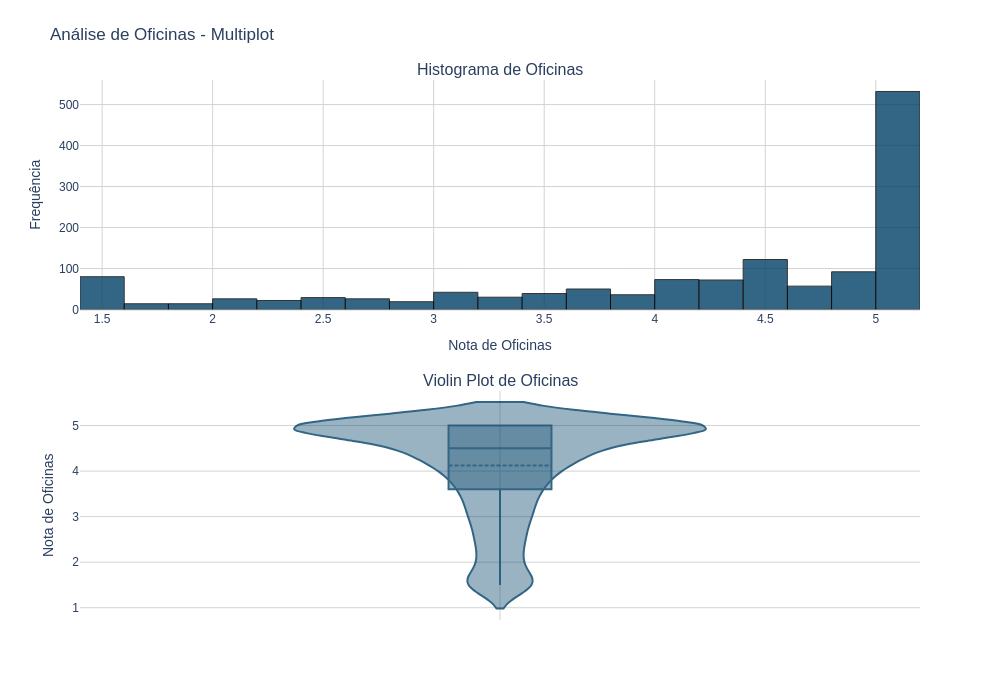

The notebook cell this image was saved under:
### Markdown cell above
#### 3.12 Análise visual das oficinas
O intuito dessa célula é criar um gráfico múltiplo com histograma e violin plot da variável Oficinas, permitindo analisar a distribuição, a densidade, a presença de outliers e a média das notas de forma visual e detalhada.

### Code cell
# Criar subplots com 2 linhas e 1 coluna para acomodar o histograma e o violin plot
fig = make_subplots(
    rows=2,
    cols=1,
    subplot_titles=('Histograma de Oficinas', 'Violin Plot de Oficinas'), # Títulos para cada subplot
    vertical_spacing=0.15  # Aumentar o espaço vertical entre os subplots para evitar sobreposição de títulos/rótulos
)

# Adicionar o histograma para a coluna 'Oficinas'
fig.add_trace(
    go.Histogram(
        x=df_consolidado['Oficinas'], # Dados para o histograma
        nbinsx=30, # Número de bins no histograma
        name='', # Nome da trace (não exibido com showlegend=False)
        marker=dict(
            color='#004066', # Cor das barras do histograma
            opacity=0.8, # Opacidade das barras
            line=dict(color='black', width=1) # Adiciona borda preta às barras
        )
    ),
    row=1, col=1 # Posicionar no primeiro subplot (primeira linha, primeira coluna)
)

# Adicionar o violin plot para a coluna 'Oficinas'
fig.add_trace(
    go.Violin(
        y=df_consolidado['Oficinas'], # Dados para o violin plot
        name='', # Nome da trace
        marker_color='#004066', # Cor do violin plot
        opacity=0.8, # Opacidade
        box_visible=True, # Mostrar box plot dentro do violin plot
        meanline_visible=True # Mostrar linha da média
    ),
    row=2, col=1 # Posicionar no segundo subplot (segunda linha, primeira coluna)
)


# Atualizar configurações gerais de layout do gráfico
fig.update_layout(
    title_text="Análise de Oficinas - Multiplot", # Título principal do gráfico
    height=900, # Altura do gráfico em pixels
    showlegend=False, # Não mostrar a legenda
    plot_bgcolor='white', # Cor de fundo da área de plotagem
    paper_bgcolor='white', # Cor de fundo do papel (área fora da plotagem)
    font=dict(family="Arial"), # Fonte do texto do gráfico
    margin=dict(t=80) # Aumentar margem superior para o título principal não ficar muito próximo do topo
)

# Atualizar layout dos eixos do histograma
fig.update_xaxes(title_text="Nota de Oficinas", row=1, col=1, gridcolor='lightgray', zerolinecolor='lightgray') # Rótulo do eixo X
fig.update_yaxes(title_text="Frequência", row=1, col=1, gridcolor='lightgray', zerolinecolor='lightgray') # Rótulo do eixo Y

# Atualizar layout dos eixos do violin plot
fig.update_xaxes(title_text="", row=2, col=1, gridcolor='lightgray', zerolinecolor='lightgray') # Remover rótulo do eixo X para evitar redundância
fig.update_yaxes(title_text="Nota de Oficinas", row=2, col=1, gridcolor='lightgray', zerolinecolor='lightgray') # Rótulo do eixo Y


fig.update_layout(height=700, width=1000) # Ajustar altura e largura finais do gráfico
# Mostrar o gráfico
fig.show(renderer="browser")

### Figure 1 — Plotly figure (JSON) as saved in the notebook; plotly's stock layout.template omitted (floating-point values rounded to 4 significant figures; data arrays with more than 128 entries replaced by an {"elided": "..."} marker saying what was removed)
{"data": [{"marker": {"color": "#004066", "line": {"color": "black", "width": 1}, "opacity": 0.8}, "name": "", "nbinsx": 30, "type": "histogram", "x": {"elided": "1375 float values"}, "xaxis": "x", "yaxis": "y"}, {"box": {"visible": true}, "marker": {"color": "#004066"}, "meanline": {"visible": true}, "name": "", "opacity": 0.8, "type": "violin", "xaxis": "x2", "y": {"elided": "1375 float values"}, "yaxis": "y2"}], "layout": {"annotations": [{"font": {"size": 16}, "showarrow": false, "text": "Histograma de Oficinas", "x": 0.5, "xanchor": "center", "xref": "paper", "y": 1, "yanchor": "bottom", "yref": "paper"}, {"font": {"size": 16}, "showarrow": false, "text": "Violin Plot de Oficinas", "x": 0.5, "xanchor": "center", "xref": "paper", "y": 0.425, "yanchor": "bottom", "yref": "paper"}], "font": {"family": "Arial"}, "height": 700, "margin": {"t": 80}, "paper_bgcolor": "white", "plot_bgcolor": "white", "showlegend": false, "title": {"text": "Análise de Oficinas - Multiplot"}, "width": 1000, "xaxis": {"anchor": "y", "domain": [0, 1], "gridcolor": "lightgray", "title": {"text": "Nota de Oficinas"}, "zerolinecolor": "lightgray"}, "xaxis2": {"anchor": "y2", "domain": [0, 1], "gridcolor": "lightgray", "title": {"text": ""}, "zerolinecolor": "lightgray"}, "yaxis": {"anchor": "x", "domain": [0.575, 1], "gridcolor": "lightgray", "title": {"text": "Frequência"}, "zerolinecolor": "lightgray"}, "yaxis2": {"anchor": "x2", "domain": [0, 0.425], "gridcolor": "lightgray", "title": {"text": "Nota de Oficinas"}, "zerolinecolor": "lightgray"}}}
